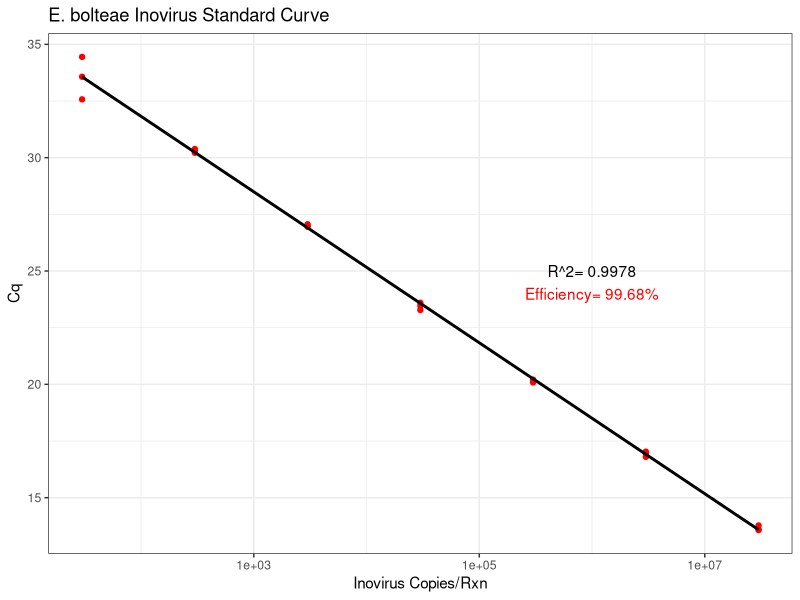
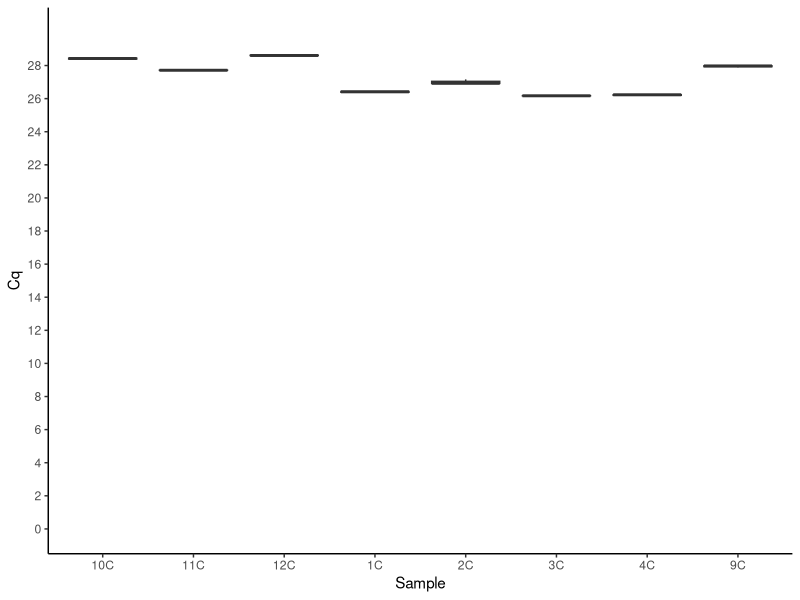
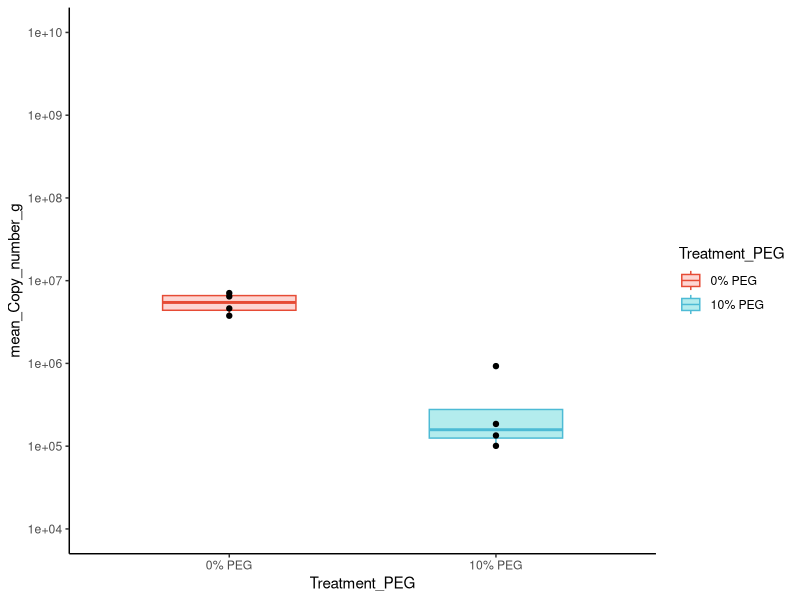
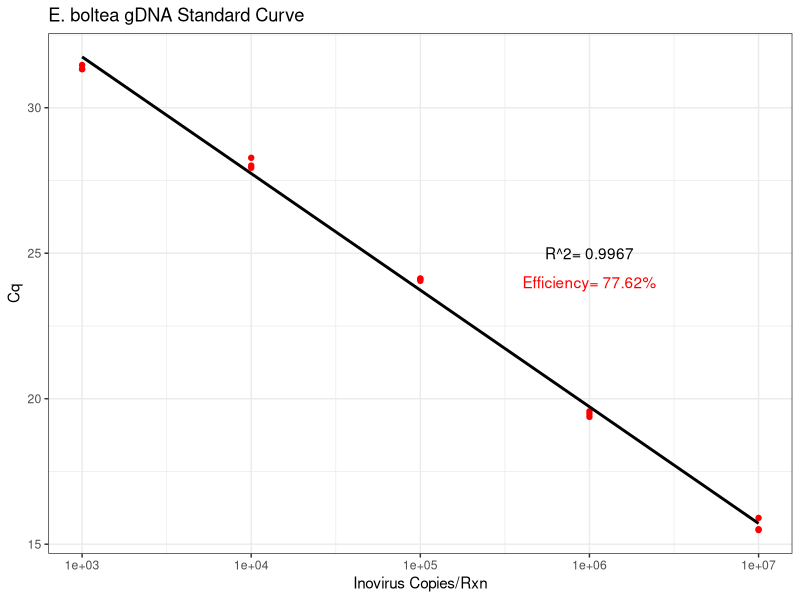
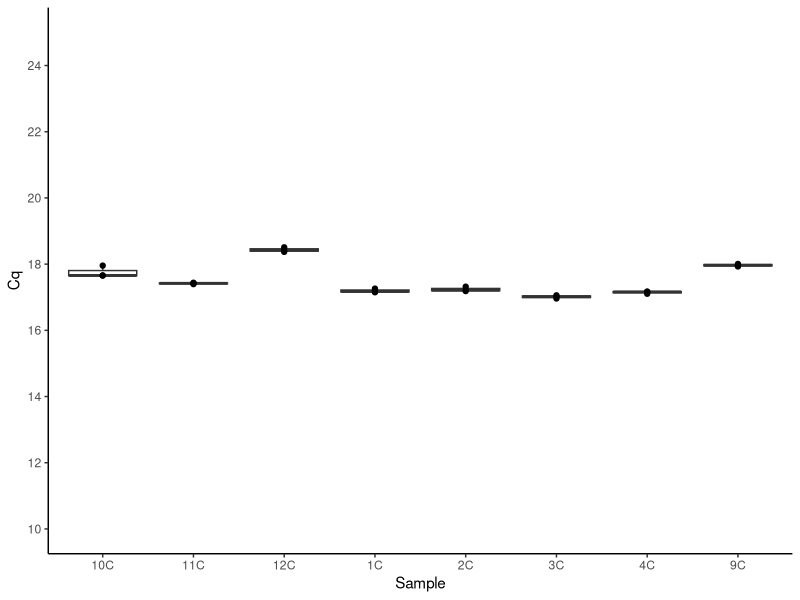
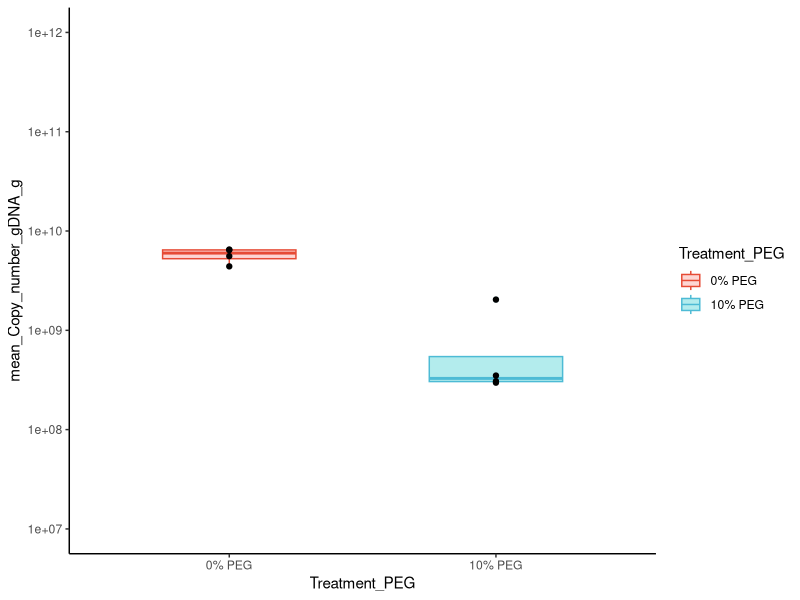
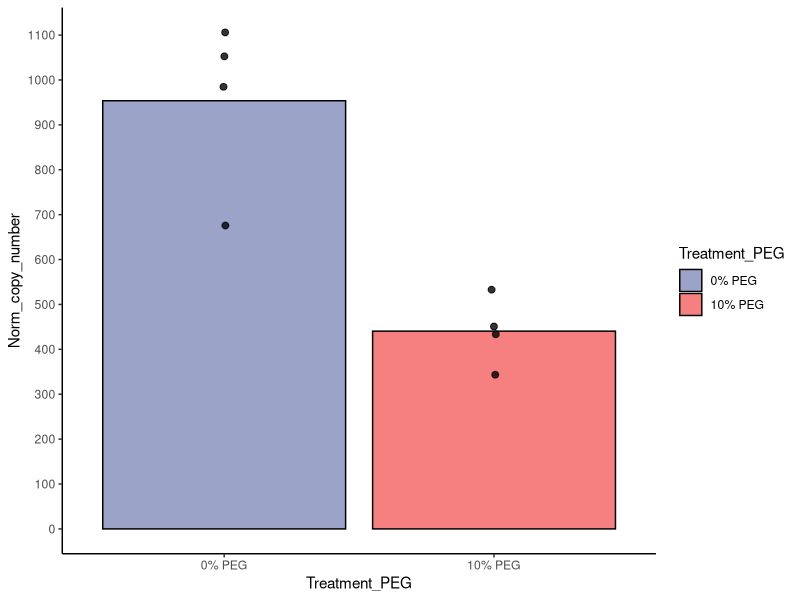

Generate these figures, in order, with R:
## ---- chunk 1
library(tidyverse)
library(readxl)
library(ggsci)
## ---- chunk 2
dat <- read_excel(path = "2022May01_qPCR_cecal_Bolt_results.xlsx")
dat
## ---- chunk 3
dat_bolt <- dat %>%
  filter(Sample == "PCR_std") %>% # keep wells with the standards
  rename(Copy_number =`Starting Quantity (SQ)`) %>%
  select(Sample, Cq, Copy_number) %>%
  group_by(Sample, Copy_number) %>%
  mutate(log_copy_number =log(Copy_number, base = 10))

dat_bolt

## ---- chunk 4
R_squared <- summary(lm(Cq ~ log_copy_number, data = dat_bolt))$r.squared
slope <- summary(lm(Cq ~ log_copy_number, data = dat_bolt))$coefficient[2]
Efficiency <- (10^(-1/slope)-1)*100

  dat_bolt %>%
  ggplot(aes(x = Copy_number, y = Cq)) +
    geom_point(color = "red") +
    geom_smooth(method = "lm", se = F, color = "black") + 
    annotate("text",x = 1e+06, y = 25, label =  paste0("R^2= ", round(R_squared, digits = 4))) +
    scale_x_log10() +
    annotate("text",x = 1e+06, y = 24, label =  paste0("Efficiency= ",round(Efficiency, digits = 2), "%"), color = "red") +
  
    theme_bw() +
    labs(x = "Inovirus Copies/Rxn", y = "Cq", title = "E. bolteae Inovirus Standard Curve")

## ---- chunk 5
map_file <- read_excel(path = "2022May01_qPCR_cecal_Bolt_results.xlsx", sheet = "Sheet2") %>%
  mutate(Sample = substring(Sample, 1,4), Cage_num = factor(Cage_num)) %>%
  mutate(Cage_num = paste0("Cage #", Cage_num)) %>%
  mutate(Treatment_PEG = paste0(Treatment_PEG, "% PEG"))

map_file
## ---- chunk 6
# Linear regression model -> we will use this to interpolate the samples' Cq values
Bolt_lm <- lm(Cq ~ log_copy_number, data = dat_bolt)
slope <- coefficients(Bolt_lm)[2]
intercept <- coefficients(Bolt_lm)[1]


dat_samples<- dat %>%
  filter(!Sample %in% c("PCR_std", "gDNA_std"), Target == "Inov") %>%
  mutate(Target = factor(Target), Sample = factor(Sample)) %>%
  full_join(map_file) %>%
  
  select(Sample, Strain, Cq, Cage_num, Weight_sample, DF, Treatment_PEG) %>%
  mutate(Copy_number = round(10^((Cq -intercept)/slope),0)) %>%
  mutate(Copy_number_g = Copy_number*6*DF/Weight_sample) %>%
  
  # # Calculate the mean copy number for each sample
  group_by(Sample, Strain, Cage_num, Treatment_PEG) %>%
  summarise(mean_Copy_number = mean(Copy_number),
            mean_Copy_number_g = mean(Copy_number_g))

dat_samples
## ---- chunk 7
dat %>%
  filter(!Sample %in% c("PCR_std", "gDNA_std"), Target == "Inov") %>%
  mutate(Target = factor(Target), Sample = factor(Sample)) %>%
  ggplot(aes(x = Sample, y = Cq)) +
    geom_boxplot() +
    scale_y_continuous(limits = c(0,30), breaks = seq(0,28,2)) +
    theme_classic() +
  scale_color_jama()
## ---- chunk 8
dat_samples %>%
  ggplot(aes(x = Treatment_PEG, y = mean_Copy_number_g)) +
  geom_boxplot(aes(fill = Treatment_PEG, color = Treatment_PEG), alpha = 0.3, width = 0.5) +
  geom_point(width = 0.1, size =1.5) +
  scale_y_log10(limits = c(1e+04, 1e+10), n.breaks = 6) +
  scale_color_npg() +
  theme_classic()

## ---- chunk 9
dat_genome_std <- dat %>%
  filter(Sample == "gDNA_std") %>%
  rename(Copy_number =`Starting Quantity (SQ)`) %>%
  filter(Copy_number > 100) %>% # Take out this as it did not amplify
  select(Sample, Cq, Copy_number) %>%
  group_by(Sample, Copy_number) %>%
  mutate(log_copy_number =log(Copy_number, base = 10))

dat_genome_std
## ---- chunk 10
R_squared <- summary(lm(Cq ~ log_copy_number, data = dat_genome_std))$r.squared
slope <- summary(lm(Cq ~ log_copy_number, data = dat_genome_std))$coefficient[2]
Efficiency <- (10^(-1/slope)-1)*100

  dat_genome_std %>%
  ggplot(aes(x = Copy_number, y = Cq)) +
    geom_point(color = "red") +
    geom_smooth(method = "lm", se = F, color = "black") + 
    annotate("text",x = 1e+06, y = 25, label =  paste0("R^2= ", round(R_squared, digits = 4))) +
    scale_x_log10() +
    annotate("text",x = 1e+06, y = 24, label =  paste0("Efficiency= ",round(Efficiency, digits = 2), "%"), color = "red") +
  
    theme_bw() +
    labs(x = "Inovirus Copies/Rxn", y = "Cq", title = "E. boltea gDNA Standard Curve")

## ---- chunk 11
# Linear regression model
Bolt_genome_lm <- lm(Cq ~ log_copy_number, data = dat_genome_std)
slope <- coefficients(Bolt_genome_lm)[2]
intercept <- coefficients(Bolt_genome_lm)[1]


dat_samples_gDNA<- dat %>%
  
  # Filter data you want and then calculate copy number for each sample
  filter(!Sample %in% c("PCR_std", "gDNA_std"), Target == "gDNA") %>%
  mutate(Target = factor(Target), Sample = factor(Sample)) %>%
  full_join(map_file) %>%
  
  select(Sample, Strain, Cq, Cage_num, Weight_sample, DF, Treatment_PEG) %>%
  mutate(Copy_number_gDNA = round(10^((Cq -intercept)/slope),0)) %>%
  mutate(Copy_number_gDNA_g = Copy_number_gDNA*6*DF/Weight_sample) %>%
  
  # # Calculate the mean copy number for each sample
  group_by(Sample, Strain, Cage_num, Treatment_PEG) %>%
  summarise(mean_Copy_number_gDNA = mean(Copy_number_gDNA),
            mean_Copy_number_gDNA_g = mean(Copy_number_gDNA_g))

dat_samples_gDNA
## ---- chunk 12
dat %>%
  filter(!Sample %in% c("PCR_std", "gDNA_std"), Target == "gDNA") %>%
  mutate(Target = factor(Target), Sample = factor(Sample)) %>%
  ggplot(aes(x = Sample, y = Cq)) +
    geom_boxplot() +
    geom_point()+
    scale_y_continuous(limits = c(10,25), breaks = seq(10,25,2)) +
    theme_classic() +
  scale_color_jama()
## ---- chunk 13
dat_samples_gDNA %>%
  ggplot(aes(x = Treatment_PEG, y = mean_Copy_number_gDNA_g)) +
  geom_boxplot(aes(fill = Treatment_PEG, color = Treatment_PEG), alpha = 0.3, width = 0.5) +
  geom_point(width = 0.1, size =1.5) +
  scale_y_log10(limits = c(1e+07, 1e+12), n.breaks = 6) +
  scale_color_npg() +
  theme_classic()
## ---- chunk 14
norm_dat_Bolt <- dat_samples %>%
  select(Sample, Strain, Cage_num,Treatment_PEG, mean_Copy_number, mean_Copy_number_g) %>%
  full_join(dat_samples_gDNA %>% select(Sample, Strain, Cage_num, mean_Copy_number_gDNA, mean_Copy_number_gDNA_g)) %>%
  mutate(Norm_copy_number = round((mean_Copy_number/mean_Copy_number_gDNA)*1000000, 0))

norm_dat_Bolt
## ---- chunk 15
norm_dat_Bolt %>%
  ggplot(aes(x= Treatment_PEG, y= Norm_copy_number)) +
  stat_summary(geom = "errorbar", fun.data = "mean_sdl", 
            fun.args = list(mult = 1), width = 0.1) +
  stat_summary(geom = "bar", aes(fill = Treatment_PEG), fun.y = mean, color = "black", alpha = 0.5) +
  geom_jitter(width = 0.01, size =2, alpha = 0.8) +
  scale_y_continuous(n.breaks = 12) + 
  scale_fill_aaas() +
  theme_classic()
 
